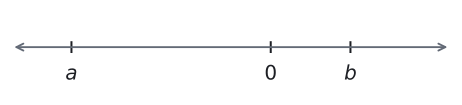

Source code (Python):
import sys; sys.path.insert(0, "tools")
from cizim import *

# Alıştırma Soru 11: a < 0 < b ve a, 0'a b'den daha uzak.
fig, ax = sekil(6, 1.2)
ax.set_xlim(-6.6, 4.6); ax.set_ylim(-1, 0.8); ax.axis("off")
ax.annotate("", xy=(4.5, 0), xytext=(-6.5, 0), arrowprops=dict(arrowstyle="<->", color=SOLUK, lw=1.4))
for t, ad in ((-5, "a"), (0, "0"), (2, "b")):
    ax.plot([t, t], [-0.1, 0.1], color=YAZI, lw=1.5)
    ax.text(t, -0.35, ad, ha="center", va="top", fontsize=15, color=YAZI, style="italic" if ad != "0" else "normal")
kaydet(fig, __file__)
